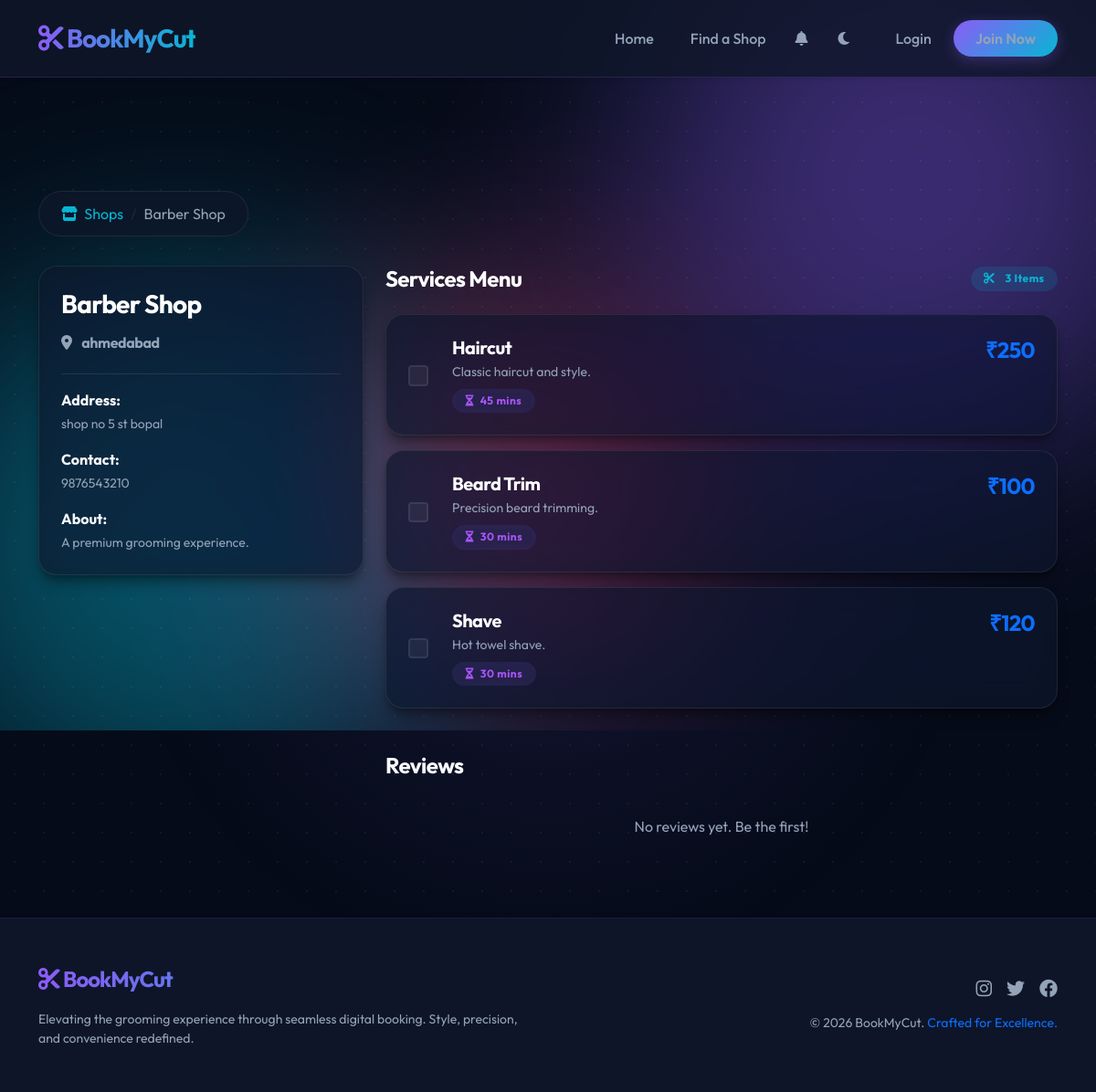
/shop/1, run on the app's committed database.
### tables this page shows
CREATE TABLE shops (
    id INTEGER PRIMARY KEY AUTOINCREMENT,
    owner_id INTEGER NOT NULL,
    name VARCHAR(100) NOT NULL,
    area VARCHAR(100) NOT NULL,
    address TEXT NOT NULL,
    description TEXT,
    contact_number VARCHAR(20),
    shop_image VARCHAR(255),
    created_at TIMESTAMP DEFAULT (datetime('now', 'localtime')),
    FOREIGN KEY (owner_id) REFERENCES users(id) ON DELETE CASCADE
);

CREATE TABLE services (
    id INTEGER PRIMARY KEY AUTOINCREMENT,
    shop_id INTEGER NOT NULL,
    name VARCHAR(100) NOT NULL,
    description TEXT,
    price DECIMAL(10, 2) NOT NULL,
    duration_minutes INTEGER NOT NULL,
    FOREIGN KEY (shop_id) REFERENCES shops(id) ON DELETE CASCADE
);

### app.py (the view)
@app.route('/shop/<int:shop_id>')
def shop_details(shop_id):
    cursor = get_db_cursor()
    cursor.execute('SELECT * FROM shops WHERE id = ?', (shop_id,))
    shop = cursor.fetchone()
    cursor.execute('SELECT * FROM services WHERE shop_id = ?', (shop_id,))
    services = cursor.fetchall()
    cursor.execute('''
        SELECT r.*, u.name as user_name
        FROM reviews r
        JOIN users u ON r.user_id = u.id
        WHERE r.shop_id = ?
        ORDER BY r.created_at DESC
    ''', (shop_id,))
    reviews = cursor.fetchall()
    return render_template('shop_details.html', shop=shop, services=services, reviews=reviews)

### app.py (called while the page is built)
def get_db_cursor():
    return db.connection.cursor()

def is_logged_in():
    return 'loggedin' in session

@app.context_processor
def inject_shop_status():
    unread_count = 0
    if is_logged_in():
        from flask import g
        cursor = get_db_cursor()
        cursor.execute("SELECT COUNT(*) as count FROM notifications WHERE user_id = ? AND is_read = FALSE", (session['id'],))
        res = cursor.fetchone()
        unread_count = res['count'] if res else 0
    if is_logged_in() and is_owner():
        cursor = get_db_cursor()
        cursor.execute('SELECT id FROM shops WHERE owner_id = ?', (session['id'],))
        shop = cursor.fetchone()
        return {'owner_has_shop': shop is not None, 'owner_shop_id': shop['id'] if shop else None, 'unread_notifications': unread_count, 'get_now': get_now}
    return {'owner_has_shop': False, 'owner_shop_id': None, 'unread_notifications': unread_count, 'get_now': get_now}

    @property
    def connection(self):
        if 'db_conn' not in g:
            g.db_conn = sqlite3.connect(self.db_path)
            g.db_conn.row_factory = sqlite3.Row
            g.db_conn.execute("PRAGMA foreign_keys = ON")
        return g.db_conn

### templates/shop_details.html (shortened to what this page needs)
{% extends 'base.html' %}
{% block content %}
<nav aria-label="breadcrumb">
    <ol class="breadcrumb">
        <li class="breadcrumb-item"><a href="{{ url_for('list_shops') }}"><i class="fas fa-store me-1"></i> Shops</a>
        </li>
        <li class="breadcrumb-item active" aria-current="page">{{ shop.name }}</li>
    </ol>
</nav>
<div class="row">
    <div class="col-md-4 mb-4">
        <div class="glass-card p-4 position-sticky fade-in" style="top: 20px;">
            <div class="card-body p-0">
                <h3 class="fw-bold text-white mb-3">{{ shop.name }}</h3>
                <h6 class="text-muted mb-4"><i class="fas fa-map-marker-alt me-2"></i> {{ shop.area }}</h6>
                <hr class="border-secondary opacity-10">
                <div class="mb-3">
                    <strong class="text-light d-block mb-1">Address:</strong>
                    <p class="text-muted small mb-0">{{ shop.address }}</p>
                </div>
                <div class="mb-3">
                    <strong class="text-light d-block mb-1">Contact:</strong>
                    <p class="text-muted small mb-0">{{ shop.contact_number }}</p>
                </div>
                <div>
                    <strong class="text-light d-block mb-1">About:</strong>
                    <p class="text-muted small mb-0">{{ shop.description }}</p>
                </div>
            </div>
        </div>
    </div>
    <div class="col-md-8">
        <div class="d-flex justify-content-between align-items-center mb-4">
            <h4 class="fw-bold text-white mb-0">Services Menu</h4>
            <span class="badge badge-soft-secondary rounded-pill">
                <i class="fas fa-scissors me-2"></i> {{ services|length }} Items
            </span>
        </div>
        <form action="{{ url_for('book_confirm') }}" method="get" id="servicesForm">
            <div class="d-flex flex-column gap-3 mb-5">
                {% for service in services %}
                <div class="glass-card p-4 d-flex justify-content-between align-items-center fade-in card-hover-effect"
                    style="border-radius: 20px;">
                    <div class="d-flex align-items-center flex-grow-1">
                        {% if session.role != 'shop_owner' %}
                        <div class="form-check custom-checkbox me-4">
                            <input class="form-check-input service-checkbox" type="checkbox" name="service_ids"
                                value="{{ service.id }}" data-price="{{ service.price }}"
                                data-duration="{{ service.duration_minutes }}" id="service{{ service.id }}">
                        </div>
                        {% endif %}
                        <label class="flex-grow-1 cursor-pointer" for="service{{ service.id }}">
                            <div class="d-flex justify-content-between align-items-start">
                                <div>
                                    <h5 class="fw-bold text-white mb-1">{{ service.name }}</h5>
                                    <p class="text-muted small mb-2">{{ service.description or 'Exquisite grooming
                                        service tailored for you.' }}</p>
                                    <div class="d-flex gap-2">
                                        <span class="badge badge-soft-primary rounded-pill small">
                                            <i class="fas fa-hourglass-half me-1"></i> {{ service.duration_minutes }}
                                            mins
                                        </span>
                                    </div>
                                </div>
                                <div class="text-end ms-3">
                                    <h4 class="fw-bold text-primary mb-0">₹{{ service.price }}</h4>
                                </div>
                            </div>
                        </label>
                    </div>
                </div>
                {% else %}
                <div class="glass-card p-5 text-center text-muted rounded-4">
                    <i class="fas fa-info-circle fa-2x mb-3 text-primary opacity-50"></i>
                    <p class="mb-0">Our services are being updated. Check back soon!</p>
                </div>
                {% endfor %}
            </div>
        </form>
        <h4 class="mb-3" id="reviews">Reviews</h4>
        {% for review in reviews %}
        <div class="glass-card p-4 mb-3 fade-in">
            <div class="d-flex justify-content-between align-items-center mb-3">
                <div class="text-warning">
                    {% for i in range(review.rating) %}
                    <i class="fas fa-star"></i>
                    {% endfor %}
                </div>
                <small class="text-muted">{{ review.created_at }}</small>
            </div>
            <h6 class="fw-bold text-light mb-2">{{ review.user_name }}</h6>
            <p class="text-muted mb-0">"{{ review.comment }}"</p>
        </div>
        {% else %}
        <p class="text-muted text-center py-4">No reviews yet. Be the first!</p>
        {% endfor %}
    </div>
</div>
{% endblock %}

### static/css/style.css (style rules this page uses)
:root { --bg-color: #050b18; --surface-color: #0f172a; --primary-color: #8b5cf6; --primary-glow: rgba(139, 92, 246, 0.5); --secondary-color: #06b6d4; --secondary-glow: rgba(6, 182, 212, 0.5); --accent-color: #f43f5e; --text-color: #f8fafc; --text-muted: #94a3b8; --glass-bg: rgba(15, 23, 42, 0.7); --glass-border: rgba(255, 255, 255, 0.08); --shadow-sm: 0 1px 2px 0 rgba(0, 0, 0, 0.05); --shadow-md: 0 4px 6px -1px rgba(0, 0, 0, 0.1), 0 2px 4px -1px rgba(0, 0, 0, 0.06); --shadow-lg: 0 10px 15px -3px rgba(0, 0, 0, 0.4), 0 4px 6px -2px rgba(0, 0, 0, 0.2); --shadow-xl: 0 20px 25px -5px rgba(0, 0, 0, 0.5), 0 10px 10px -5px rgba(0, 0, 0, 0.3); --nav-bg: rgba(15, 23, 42, 0.8); --footer-bg: rgba(15, 23, 42, 0.95); --card-hover-bg: linear-gradient(145deg, rgba(139, 92, 246, 0.1), rgba(6, 182, 212, 0.05)); --transition-speed: 0.3s; --slot-grid-bg: rgba(0, 0, 0, 0.3); --slot-btn-border: rgba(255, 255, 255, 0.1); --hero-title-gradient: linear-gradient(135deg, #ffffff 0%, #cbd5e1 100%); --hero-text-clr: rgba(248, 250, 252, 0.85); --hero-border-clr: rgba(255, 255, 255, 0.12); --hero-glow-opacity: 0.3; --aurora-1: #8b5cf6; --aurora-2: #06b6d4; --aurora-3: #f43f5e; --aurora-4: #6366f1; --dot-color: rgba(255, 255, 255, 0.05); --card-sub-bg: rgba(255, 255, 255, 0.03); --inner-border: rgba(255, 255, 255, 0.1); }
body { font-family: 'Outfit', sans-serif; background-color: var(--bg-color); color: var(--text-color); display: flex; flex-direction: column; min-height: 100vh; overflow-x: hidden; position: relative; transition: background-color var(--transition-speed), color var(--transition-speed); }
.glass-card { background: var(--glass-bg); backdrop-filter: blur(16px) saturate(180%); -webkit-backdrop-filter: blur(16px) saturate(180%); border: 1px solid var(--glass-border); border-radius: 20px; box-shadow: var(--shadow-lg); transition: all 0.5s cubic-bezier(0.23, 1, 0.32, 1); position: relative; overflow: hidden; }
.text-muted { color: var(--text-muted) !important; }
h1, h2, h3, h4, h5, h6 { font-weight: 700; letter-spacing: -0.025em; }
.fade-in { animation: slideUp 0.8s cubic-bezier(0.2, 0.8, 0.2, 1) forwards; }
.badge-soft-primary { background: rgba(139, 92, 246, 0.15); color: #a855f7; font-weight: 600; backdrop-filter: blur(10px); }
.form-check-input { width: 1.4em; height: 1.4em; cursor: pointer; background-color: rgba(255, 255, 255, 0.05); border: 2px solid var(--glass-border); transition: all 0.2s ease; }
.badge { padding: 0.6em 1.2em; font-weight: 700; letter-spacing: 0.5px; border-radius: 50px; backdrop-filter: blur(4px); }
.badge-soft-primary { background: rgba(139, 92, 246, 0.15) !important; color: #a855f7 !important; }
.badge-soft-secondary { background: rgba(6, 182, 212, 0.15) !important; color: #06b6d4 !important; }
.breadcrumb { background: var(--glass-bg); padding: 0.75rem 1.5rem; border-radius: 50px; border: 1px solid var(--glass-border); backdrop-filter: blur(10px); display: inline-flex; margin-bottom: 2rem; }
.breadcrumb-item a { color: var(--secondary-color); text-decoration: none; transition: color 0.3s ease; }
.breadcrumb-item.active { color: var(--text-muted); }
.breadcrumb-item+.breadcrumb-item::before { color: var(--glass-border); content: "/"; }

### data on the page
shops: name "Barber Shop", area "ahmedabad", address "shop no 5 st bopal", contact_number "9876543210", description "A premium grooming experience."
services: name "Haircut", description "Classic haircut and style.", duration_minutes "45", price "250"
services: name "Beard Trim", description "Precision beard trimming.", duration_minutes "30", price "100"
services: name "Shave", description "Hot towel shave.", duration_minutes "30", price "120"

### other printed values
{{ services|length }} "3"
